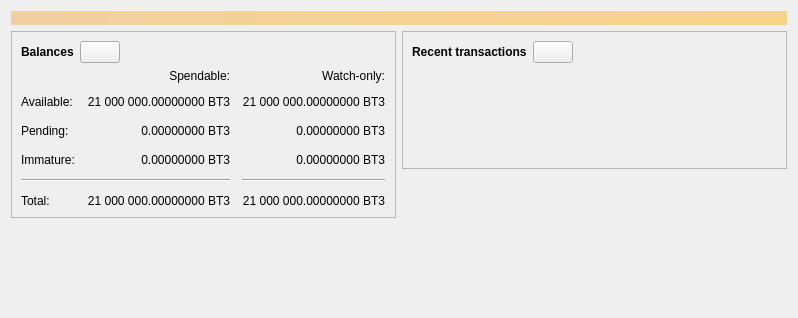
<?xml version="1.0" encoding="UTF-8"?>
<ui version="4.0">
 <class>OverviewPage</class>
 <widget class="QWidget" name="OverviewPage">
  <property name="geometry">
   <rect>
    <x>0</x>
    <y>0</y>
    <width>798</width>
    <height>318</height>
   </rect>
  </property>
  <property name="windowTitle">
   <string>Form</string>
  </property>
  <layout class="QVBoxLayout" name="topLayout">
   <item>
    <widget class="QLabel" name="labelAlerts">
     <property name="visible">
      <bool>false</bool>
     </property>
     <property name="styleSheet">
      <string notr="true">QLabel { background-color: qlineargradient(x1: 0, y1: 0, x2: 1, y2: 0, stop:0 #F0D0A0, stop:1 #F8D488); color:#000000; }</string>
     </property>
     <property name="wordWrap">
      <bool>true</bool>
     </property>
     <property name="margin">
      <number>3</number>
     </property>
     <property name="textInteractionFlags">
      <set>Qt::TextSelectableByMouse</set>
     </property>
    </widget>
   </item>
   <item>
    <layout class="QHBoxLayout" name="horizontalLayout" stretch="1,1">
     <item>
      <layout class="QVBoxLayout" name="verticalLayout_2">
       <item>
        <widget class="QFrame" name="frame">
         <property name="frameShape">
          <enum>QFrame::StyledPanel</enum>
         </property>
         <property name="frameShadow">
          <enum>QFrame::Raised</enum>
         </property>
         <layout class="QVBoxLayout" name="verticalLayout_4">
          <item>
           <layout class="QHBoxLayout" name="horizontalLayout_4">
            <item>
             <widget class="QLabel" name="label_5">
              <property name="font">
               <font>
                <weight>75</weight>
                <bold>true</bold>
               </font>
              </property>
              <property name="text">
               <string>Balances</string>
              </property>
             </widget>
            </item>
            <item>
             <widget class="QPushButton" name="labelWalletStatus">
              <property name="enabled">
               <bool>true</bool>
              </property>
              <property name="maximumSize">
               <size>
                <width>45</width>
                <height>16777215</height>
               </size>
              </property>
              <property name="toolTip">
               <string>The displayed information may be out of date. Your wallet automatically synchronizes with the Bitcoin 3.0 network after a connection is established, but this process has not completed yet.</string>
              </property>
              <property name="text">
               <string/>
              </property>
              <property name="icon">
               <iconset resource="../bitcoin.qrc">
                <normaloff>:/icons/warning</normaloff>
                <disabledoff>:/icons/warning</disabledoff>:/icons/warning</iconset>
              </property>
              <property name="iconSize">
               <size>
                <width>24</width>
                <height>24</height>
               </size>
              </property>
             </widget>
            </item>
            <item>
             <spacer name="horizontalSpacer_3">
              <property name="orientation">
               <enum>Qt::Horizontal</enum>
              </property>
              <property name="sizeHint" stdset="0">
               <size>
                <width>40</width>
                <height>20</height>
               </size>
              </property>
             </spacer>
            </item>
           </layout>
          </item>
          <item>
           <layout class="QGridLayout" name="gridLayout">
            <property name="spacing">
             <number>12</number>
            </property>
            <item row="2" column="2">
             <widget class="QLabel" name="labelWatchPending">
              <property name="cursor">
               <cursorShape>IBeamCursor</cursorShape>
              </property>
              <property name="toolTip">
               <string>Unconfirmed transactions to watch-only addresses</string>
              </property>
              <property name="text">
               <string notr="true">0.00000000 BT3</string>
              </property>
              <property name="alignment">
               <set>Qt::AlignRight|Qt::AlignTrailing|Qt::AlignVCenter</set>
              </property>
              <property name="textInteractionFlags">
               <set>Qt::LinksAccessibleByMouse|Qt::TextSelectableByKeyboard|Qt::TextSelectableByMouse</set>
              </property>
             </widget>
            </item>
            <item row="2" column="1">
             <widget class="QLabel" name="labelUnconfirmed">
              <property name="cursor">
               <cursorShape>IBeamCursor</cursorShape>
              </property>
              <property name="toolTip">
               <string>Total of transactions that have yet to be confirmed, and do not yet count toward the spendable balance</string>
              </property>
              <property name="text">
               <string notr="true">0.00000000 BT3</string>
              </property>
              <property name="alignment">
               <set>Qt::AlignRight|Qt::AlignTrailing|Qt::AlignVCenter</set>
              </property>
              <property name="textInteractionFlags">
               <set>Qt::LinksAccessibleByMouse|Qt::TextSelectableByKeyboard|Qt::TextSelectableByMouse</set>
              </property>
             </widget>
            </item>
            <item row="3" column="2">
             <widget class="QLabel" name="labelWatchImmature">
              <property name="cursor">
               <cursorShape>IBeamCursor</cursorShape>
              </property>
              <property name="toolTip">
               <string>Mined balance in watch-only addresses that has not yet matured</string>
              </property>
              <property name="text">
               <string notr="true">0.00000000 BT3</string>
              </property>
              <property name="alignment">
               <set>Qt::AlignRight|Qt::AlignTrailing|Qt::AlignVCenter</set>
              </property>
              <property name="textInteractionFlags">
               <set>Qt::LinksAccessibleByMouse|Qt::TextSelectableByKeyboard|Qt::TextSelectableByMouse</set>
              </property>
             </widget>
            </item>
            <item row="4" column="0" colspan="2">
             <widget class="Line" name="line">
              <property name="orientation">
               <enum>Qt::Horizontal</enum>
              </property>
             </widget>
            </item>
            <item row="4" column="2">
             <widget class="Line" name="lineWatchBalance">
              <property name="sizePolicy">
               <sizepolicy hsizetype="Preferred" vsizetype="Fixed">
                <horstretch>0</horstretch>
                <verstretch>0</verstretch>
               </sizepolicy>
              </property>
              <property name="minimumSize">
               <size>
                <width>140</width>
                <height>0</height>
               </size>
              </property>
              <property name="orientation">
               <enum>Qt::Horizontal</enum>
              </property>
             </widget>
            </item>
            <item row="5" column="0">
             <widget class="QLabel" name="labelTotalText">
              <property name="text">
               <string>Total:</string>
              </property>
             </widget>
            </item>
            <item row="3" column="1">
             <widget class="QLabel" name="labelImmature">
              <property name="cursor">
               <cursorShape>IBeamCursor</cursorShape>
              </property>
              <property name="toolTip">
               <string>Mined balance that has not yet matured</string>
              </property>
              <property name="text">
               <string notr="true">0.00000000 BT3</string>
              </property>
              <property name="alignment">
               <set>Qt::AlignRight|Qt::AlignTrailing|Qt::AlignVCenter</set>
              </property>
              <property name="textInteractionFlags">
               <set>Qt::LinksAccessibleByMouse|Qt::TextSelectableByKeyboard|Qt::TextSelectableByMouse</set>
              </property>
             </widget>
            </item>
            <item row="2" column="3">
             <spacer name="horizontalSpacer_2">
              <property name="orientation">
               <enum>Qt::Horizontal</enum>
              </property>
              <property name="sizeHint" stdset="0">
               <size>
                <width>40</width>
                <height>20</height>
               </size>
              </property>
             </spacer>
            </item>
            <item row="3" column="0">
             <widget class="QLabel" name="labelImmatureText">
              <property name="text">
               <string>Immature:</string>
              </property>
             </widget>
            </item>
            <item row="5" column="1">
             <widget class="QLabel" name="labelTotal">
              <property name="cursor">
               <cursorShape>IBeamCursor</cursorShape>
              </property>
              <property name="toolTip">
               <string>Your current total balance</string>
              </property>
              <property name="text">
               <string notr="true">21 000 000.00000000 BT3</string>
              </property>
              <property name="alignment">
               <set>Qt::AlignRight|Qt::AlignTrailing|Qt::AlignVCenter</set>
              </property>
              <property name="textInteractionFlags">
               <set>Qt::LinksAccessibleByMouse|Qt::TextSelectableByKeyboard|Qt::TextSelectableByMouse</set>
              </property>
             </widget>
            </item>
            <item row="5" column="2">
             <widget class="QLabel" name="labelWatchTotal">
              <property name="cursor">
               <cursorShape>IBeamCursor</cursorShape>
              </property>
              <property name="toolTip">
               <string>Current total balance in watch-only addresses</string>
              </property>
              <property name="text">
               <string notr="true">21 000 000.00000000 BT3</string>
              </property>
              <property name="alignment">
               <set>Qt::AlignRight|Qt::AlignTrailing|Qt::AlignVCenter</set>
              </property>
              <property name="textInteractionFlags">
               <set>Qt::LinksAccessibleByMouse|Qt::TextSelectableByKeyboard|Qt::TextSelectableByMouse</set>
              </property>
             </widget>
            </item>
            <item row="0" column="2">
             <widget class="QLabel" name="labelWatchonly">
              <property name="text">
               <string>Watch-only:</string>
              </property>
              <property name="alignment">
               <set>Qt::AlignRight|Qt::AlignTrailing|Qt::AlignVCenter</set>
              </property>
             </widget>
            </item>
            <item row="1" column="0">
             <widget class="QLabel" name="labelBalanceText">
              <property name="text">
               <string>Available:</string>
              </property>
             </widget>
            </item>
            <item row="1" column="1">
             <widget class="QLabel" name="labelBalance">
              <property name="cursor">
               <cursorShape>IBeamCursor</cursorShape>
              </property>
              <property name="toolTip">
               <string>Your current spendable balance</string>
              </property>
              <property name="text">
               <string notr="true">21 000 000.00000000 BT3</string>
              </property>
              <property name="alignment">
               <set>Qt::AlignRight|Qt::AlignTrailing|Qt::AlignVCenter</set>
              </property>
              <property name="textInteractionFlags">
               <set>Qt::LinksAccessibleByMouse|Qt::TextSelectableByKeyboard|Qt::TextSelectableByMouse</set>
              </property>
             </widget>
            </item>
            <item row="1" column="2">
             <widget class="QLabel" name="labelWatchAvailable">
              <property name="cursor">
               <cursorShape>IBeamCursor</cursorShape>
              </property>
              <property name="toolTip">
               <string>Your current balance in watch-only addresses</string>
              </property>
              <property name="text">
               <string notr="true">21 000 000.00000000 BT3</string>
              </property>
              <property name="alignment">
               <set>Qt::AlignRight|Qt::AlignTrailing|Qt::AlignVCenter</set>
              </property>
              <property name="textInteractionFlags">
               <set>Qt::LinksAccessibleByMouse|Qt::TextSelectableByKeyboard|Qt::TextSelectableByMouse</set>
              </property>
             </widget>
            </item>
            <item row="2" column="0">
             <widget class="QLabel" name="labelPendingText">
              <property name="text">
               <string>Pending:</string>
              </property>
             </widget>
            </item>
            <item row="0" column="1">
             <widget class="QLabel" name="labelSpendable">
              <property name="text">
               <string>Spendable:</string>
              </property>
              <property name="alignment">
               <set>Qt::AlignRight|Qt::AlignTrailing|Qt::AlignVCenter</set>
              </property>
             </widget>
            </item>
           </layout>
          </item>
         </layout>
        </widget>
       </item>
       <item>
        <spacer name="verticalSpacer">
         <property name="orientation">
          <enum>Qt::Vertical</enum>
         </property>
         <property name="sizeHint" stdset="0">
          <size>
           <width>20</width>
           <height>40</height>
          </size>
         </property>
        </spacer>
       </item>
      </layout>
     </item>
     <item>
      <layout class="QVBoxLayout" name="verticalLayout_3">
       <item>
        <widget class="QFrame" name="frame_2">
         <property name="frameShape">
          <enum>QFrame::StyledPanel</enum>
         </property>
         <property name="frameShadow">
          <enum>QFrame::Raised</enum>
         </property>
         <layout class="QVBoxLayout" name="verticalLayout">
          <item>
           <layout class="QHBoxLayout" name="horizontalLayout_2">
            <item>
             <widget class="QLabel" name="label_4">
              <property name="font">
               <font>
                <weight>75</weight>
                <bold>true</bold>
               </font>
              </property>
              <property name="text">
               <string>Recent transactions</string>
              </property>
             </widget>
            </item>
            <item>
             <widget class="QPushButton" name="labelTransactionsStatus">
              <property name="enabled">
               <bool>true</bool>
              </property>
              <property name="maximumSize">
               <size>
                <width>45</width>
                <height>16777215</height>
               </size>
              </property>
              <property name="toolTip">
               <string>The displayed information may be out of date. Your wallet automatically synchronizes with the Bitcoin 3.0 network after a connection is established, but this process has not completed yet.</string>
              </property>
              <property name="text">
               <string/>
              </property>
              <property name="icon">
               <iconset resource="../bitcoin.qrc">
                <normaloff>:/icons/warning</normaloff>
                <disabledoff>:/icons/warning</disabledoff>:/icons/warning</iconset>
              </property>
              <property name="iconSize">
               <size>
                <width>24</width>
                <height>24</height>
               </size>
              </property>
             </widget>
            </item>
            <item>
             <spacer name="horizontalSpacer">
              <property name="orientation">
               <enum>Qt::Horizontal</enum>
              </property>
              <property name="sizeHint" stdset="0">
               <size>
                <width>40</width>
                <height>20</height>
               </size>
              </property>
             </spacer>
            </item>
           </layout>
          </item>
          <item>
           <widget class="TransactionOverviewWidget" name="listTransactions">
            <property name="styleSheet">
             <string notr="true">QListView { background: transparent; }</string>
            </property>
            <property name="frameShape">
             <enum>QFrame::NoFrame</enum>
            </property>
            <property name="verticalScrollBarPolicy">
             <enum>Qt::ScrollBarAlwaysOff</enum>
            </property>
            <property name="horizontalScrollBarPolicy">
             <enum>Qt::ScrollBarAlwaysOff</enum>
            </property>
            <property name="sizeAdjustPolicy">
             <enum>QAbstractScrollArea::AdjustToContents</enum>
            </property>
            <property name="selectionMode">
             <enum>QAbstractItemView::NoSelection</enum>
            </property>
            <property name="uniformItemSizes">
             <bool>true</bool>
            </property>
           </widget>
          </item>
         </layout>
        </widget>
       </item>
       <item>
        <spacer name="verticalSpacer_2">
         <property name="orientation">
          <enum>Qt::Vertical</enum>
         </property>
         <property name="sizeHint" stdset="0">
          <size>
           <width>20</width>
           <height>40</height>
          </size>
         </property>
        </spacer>
       </item>
      </layout>
     </item>
    </layout>
   </item>
  </layout>
 </widget>
 <customwidgets>
  <customwidget>
   <class>TransactionOverviewWidget</class>
   <extends>QListView</extends>
   <header>qt/transactionoverviewwidget.h</header>
  </customwidget>
 </customwidgets>
 <resources/>
 <connections/>
</ui>
